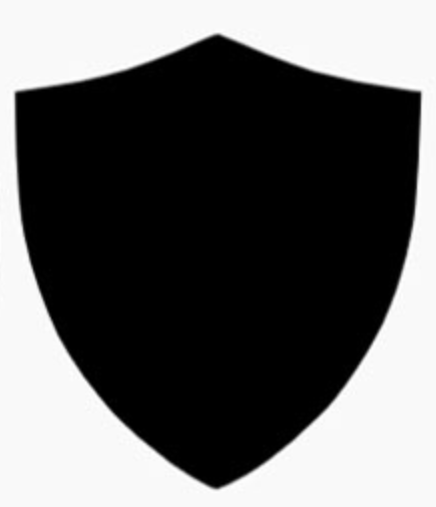
#> input picture images/Test_001.png, 436 x 507 px, found by its file name
$ python Full_Alpha.py
#> lines starting #> are read from the running program, lines starting #| are printed output that depends on the picture; after the words box and inside, x2 and y2 are one past the last pixel; in counts of white or black regions, pixels touching at a corner belong together
import numpy as np
import random
import matplotlib.pyplot as plt
from matplotlib.animation import FuncAnimation
from scipy.interpolate import interp1d

import cv2

# read the image
image = cv2.imread("Test_001.png")
#> image is the input picture: shape (507, 436, 3); min 0, max 255, mean 100

# convert to RGB
image = cv2.cvtColor(image, cv2.COLOR_BGR2RGB)
# convert to grayscale
gray = cv2.cvtColor(image, cv2.COLOR_RGB2GRAY)

# create a binary thresholded image
_, binary = cv2.threshold(gray, 225, 255, cv2.THRESH_BINARY_INV)
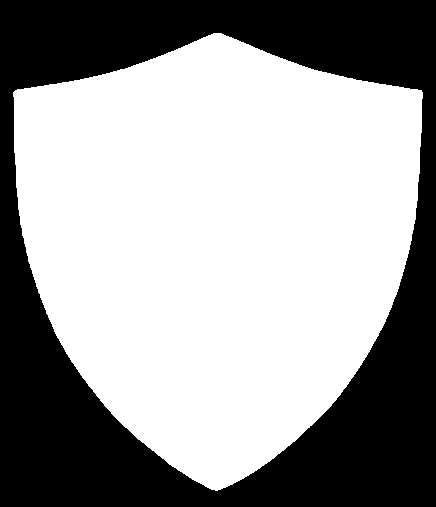
#> binary: shape (507, 436); 61% white; 1 black region

# find the contours from the thresholded image
contours, hierarchy = cv2.findContours(binary, cv2.RETR_TREE, cv2.CHAIN_APPROX_SIMPLE)
#> contours = 1 contour; box (x1, y1, x2, y2) and area: (13, 33, 423, 491) 134176

# create an empty list to store the contour points
contour_points = []

# loop through all contours
for contour in contours:
    # loop through all points in the contour
    for point in contour:
        # extract x and y coordinates of the point
        x, y = point[0]
        # append the coordinates as a complex number to the list
        contour_points.append(complex(x, y))
#> this loop made 1 pass
#> after the loop, contour_points = 602 items

# check if the first and last points are the same for the last contour
if contour_points[0] != contour_points[-1]:
    # add the first point to the end to close the curve
    contour_points.append(contour_points[0])

# convert the list of points to a numpy array for easier manipulation
contour_points = np.array(contour_points)

# calculate the centroid of the points
centroid = np.mean(contour_points, axis=0)

# center the points around the centroid
contour_points -= centroid

# calculate the maximum absolute value of the coordinates
max_abs = np.max(np.abs(contour_points))
#> max_abs = 252.9

# normalize the points to be within [-1, 1]
contour_points /= max_abs

print(contour_points.tolist())
#> (printed output is left out)
# plot the contour points
plt.plot(contour_points.real, contour_points.imag, 'g-')
plt.gca().set_aspect('equal', adjustable='box')
plt.show()
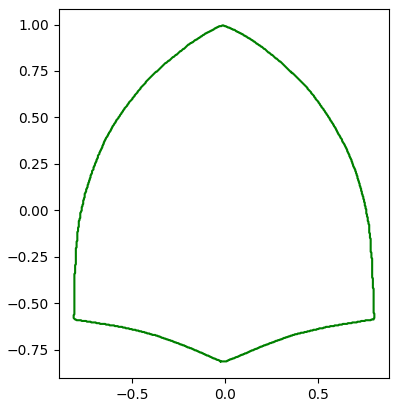
#> figure drawn by matplotlib, 1 panel


#Fonctions____________________________________________________________________________________________
def add_points_between_segments(points, n):
#> called with points = array of shape (603,), n = 150
    new_points = []
    for i in range(len(points) - 1):
        for j in range(n + 1):
            # Calculer les coordonnées du point intermédiaire
            x = points[i].real + j * (points[i + 1].real - points[i].real) / (n + 1)
            y = points[i].imag + j * (points[i + 1].imag - points[i].imag) / (n + 1)
            new_points.append(complex(x, y))
#> after the loop, new_points = 90902 items
    new_points.append(points[-1])
    return new_points

#Hyperparamètres
M = 51  #Précision des cercles
N = 200  # Nombre de points
nb_interpol = 150

#Transformée de fourrier______________________________________________________________________________


# Fonction Z(t) représentant une courbe fermée dans le plan complexe
def Z1(t):
    return np.exp(2j * np.pi * t) + 0.5 * np.exp(4j * np.pi * t)

fleche = [-2j, 2+2j, 1j, -2+2j, -2j]
ruban= [1+5j, 1j, -1+5j, -1-2j, 1-2j, 1+2j]
sqooch = [1.7+3.3j, 1.4+2.3j, 1.7+1.7j, 2.4+1.4j, 3.2+1.7j,4.2+1.9j,5.1+2.2j,
          6+2.4j, 6.9+2.7j, 7.8+2.9j, 9.2+3.2j, 7.5+2.5j, 6.4+2j,
          5.1+1.5j, 4+1j, 2.7+0.5j, 1.6+0.2j, 0.7+0.5j, 0.5+1.2j,
          0.7+1.9j, 1.2+2.6j, 1.7+3.3j]
pluscross_shape = [3+1j, 1+1j, 1+3j, -1+3j, -1+1j, -3+1j, -3-1j, -1-1j, -1-3j, 1-3j, 1-1j, 3-1j, 3+1j]
square_points = contour_points#[1+1j, -1+1j, -1-1j, 1-1j, 1+1j]

# Fonction Z(t) parcourant la liste de points en fonction du temps

def Z(x):
    return interpolated_points(x)

# Paramètres d'échantillonnage temporel

t = np.linspace(0.0, 1.0, N, endpoint=True)  # Valeurs de temps

#z1 = interp1d(np.linspace(0, 1, len(square_points)), square_points, kind='linear')(np.linspace(0.0, 1.0, 25))
#z2 = interp1d(np.linspace(0, 1, len(z1)), z1, kind='cubic', fill_value='extrapolate')(t)

interpolated_points = interp1d(np.linspace(0, 1, len(square_points)), square_points, kind='zero')(t)

new_inter = add_points_between_segments(square_points, nb_interpol)
#> new_inter = 90903 items


plt.plot(np.real(new_inter), np.imag(new_inter))

# Calcul de Z(t)
z = new_inter
#> z = 90903 items

# Calcul des coefficients de Fourier complexes en tronquant la transformée de Fourier
# Nombre de coefficients à calculer
coefficients = np.fft.fft(z)/ N

organized_coefficients = [coefficients[0]]
for i in range(M-1):
    if i%2 == 0:
        organized_coefficients.append(coefficients[-(i//2+1)])
    else:
        organized_coefficients.append(coefficients[(i//2+1)])
#> after the loop, organized_coefficients = 51 items

indices = [0] + [i for j in range(1, M//2+1) for i in (-j, j)]
#indices = indices[2:]
#print(indices)

new_coeffficients = [(indices[i], abs(organized_coefficients[i])) for i in range(M)]
#> new_coeffficients = 51 pairs, first value -25 to 25, second value 0.325 to 363.5

# Filtrer les coefficients dont le module est inférieur à 1e-12
coefficients_filtres = [(n, abs(c), np.angle(c)) for n, c in enumerate(coefficients)if abs(c) > 1e-13]
#> coefficients_filtres = 90903 items
#print(coefficients_filtres)


#Dessin des cercles___________________________________________________________________________________

circles = new_coeffficients[1:]
#> circles = 50 pairs, first value -25 to 25, second value 0.325 to 363.5
nb_points = 500

theta = np.linspace(0, 4*np.pi, nb_points)


all_x = [circles[i][1]*np.cos(theta*circles[i][0]) for i in range(len(circles))]
#> all_x = 50 items
all_y = [circles[i][1]*np.sin(theta*circles[i][0]) for i in range(len(circles))]
#> all_y = 50 items


cord_circles_x = [sum(all_x[:i]) for i in range(1, len(all_x)+1)]
#> cord_circles_x = 50 items
cord_circles_y = [sum(all_y[:i]) for i in range(1, len(all_y)+1)]
#> cord_circles_y = 50 items

bordures = [min(np.array(cord_circles_x).flatten()), max(np.array(cord_circles_x).flatten()),
min(np.array(cord_circles_y).flatten()), max(np.array(cord_circles_y).flatten())]
#> bordures = [-403.3, 621.4, -363.5, 363.5]

x = cord_circles_x[-1]
#> x = 500 values, max 621.4 at index 0, min -369.5 at index 352, mean 1.24
y = cord_circles_y[-1]
#> y = 500 values, max 334 at index 197, min -334 at index 302, mean 7.28e-15


draw_circle = [plt.Circle((0, 0), circles[i][1], color='b', fill=False) for i in range(len(circles))]
#> draw_circle = 50 items


def init():
    for circle2draw in draw_circle:
        ax.add_artist(circle2draw)
#> this loop made 50 passes
    ax.set_aspect('equal')
    return draw_circle,


def animate(t):
    line.set_data(x[:t], y[:t])
    for i in range(1, len(draw_circle)):
        draw_circle[i].center = (cord_circles_x[i-1][t], cord_circles_y[i-1][t])
    scat.set_offsets(np.column_stack(([c.center[0] for c in draw_circle], [c.center[1] for c in draw_circle])))
    last_scat.set_offsets(np.column_stack((cord_circles_x[-1][t], cord_circles_y[-1][t])))
    return line,draw_circle, scat, last_scat

fig, ax = plt.subplots(figsize=(6, 6))

ax.set_xlim(-1.2*max(bordures), 1.2*max(bordures))
ax.set_ylim(-1.2*max(bordures), 1.2*max(bordures))

line, = ax.plot([], [], 'g-', lw=2)

scat = ax.scatter([c.center[0] for c in draw_circle], [c.center[1] for c in draw_circle], color="r", s=20)
last_scat = ax.scatter(0, 0, color='purple', marker='D', s=10)

#> (the run stopped early here; a loop or call above may not have finished)
